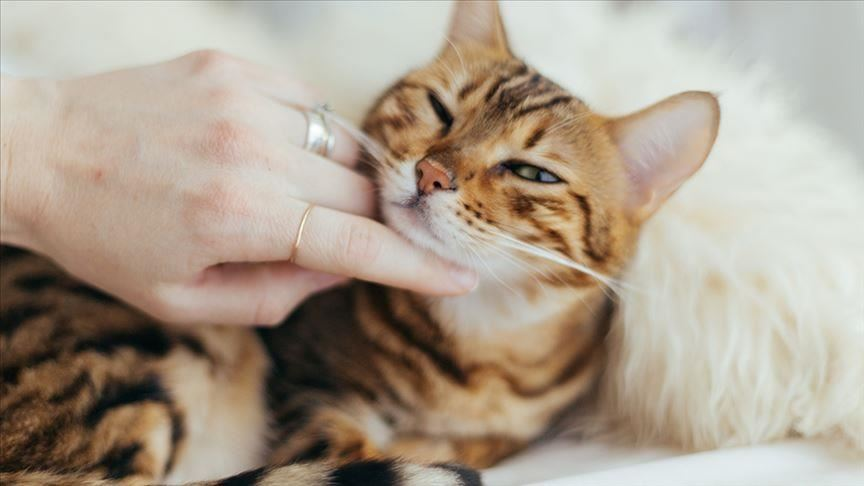
#> input picture testdata/cat.jpg, 864 x 486 px
$ jupyter execute 'Day13_文字查色碼顯示色碼_text_get_show_RGBColorCode.ipynb'
#> lines starting #> are read from the running program, lines starting #| are printed output that depends on the picture
#> further down, origin_img is the input picture: shape (486, 864, 3); mean B, G, R 142.7, 158.4, 171.5
[cell 1]
import cv2
import numpy as np
import matplotlib.pyplot as plt
import glob
from IPython.display import clear_output

[cell 2]
def show_img(img):
#     plt.figure(figsize=(15,15))
    image_rgb = cv2.cvtColor(img, cv2.COLOR_BGR2RGB)
    plt.imshow(image_rgb)
#> (this line was passed over: IPython is not available in this run)
    plt.show()

[cell 3]
def show_RGBColorCode_fromHEX(hex='000000'):
    try:
        r, g, b = int(hex[0:2], 16), int(hex[2:4], 16), int(hex[4:6], 16)
        img = np.array([[[b, g, r]]], dtype=np.uint8)
        show_img(img)
    except:
        print("HEX Color Code Error !")

[cell 4]
def show_RGBColorCode(r=0 ,g=0, b=0):
    img = np.array([[[b, g, r]]], dtype=np.uint8)
    show_img(img)

[cell 5]
def get_RGBColorCode(img, x=0 ,y=0):
    # method 1
    (B, G, R) = cv2.split(img) # 3 channel
    b, g, r  = B[y ,x], G[y ,x], R[y ,x]
    print("RGB = ({}, {}, {})".format(r, g, b))

    # method 2
    b, g, r  = img[y, x]
    print("RGB = ({}, {}, {})".format(r, g, b))

    # 轉成我們常見的 Hex 色碼
    rgb_hex = hex(r)[-2:] + hex(g)[-2:] + hex(b)[-2:]
    print("RGB Hex = #{}".format(rgb_hex))

    return r, g, b

[cell 6]
def write_text(img):
    text = "FONT_HERSHEY_SIMPLEX"
    position = (10, 40)
    font = cv2.FONT_HERSHEY_SIMPLEX
    size = 1
    color = (0, 255, 255)
    thickness = 1
    lineType =  cv2.LINE_AA
    cv2.putText(img, text, position, font, size, color, thickness, lineType)

    cv2.putText(img, "FONT_HERSHEY_PLAIN", (10, 80), cv2.FONT_HERSHEY_PLAIN,
        1, (0, 255, 255), 1, cv2.LINE_AA)

    cv2.putText(img, "FONT_HERSHEY_DUPLEX", (10, 120), cv2.FONT_HERSHEY_DUPLEX,
        1, (0, 255, 255), 1, cv2.LINE_AA)

    cv2.putText(img, "FONT_HERSHEY_COMPLEX", (10, 160), cv2.FONT_HERSHEY_COMPLEX,
        1, (0, 255, 255), 1, cv2.LINE_AA)

    cv2.putText(img, "FONT_HERSHEY_TRIPLEX", (10, 200), cv2.FONT_HERSHEY_TRIPLEX,
        1, (0, 255, 255), 1, cv2.LINE_AA)

    cv2.putText(img, "FONT_HERSHEY_COMPLEX_SMALL", (10, 240), cv2.FONT_HERSHEY_COMPLEX_SMALL,
        1, (0, 255, 255), 1, cv2.LINE_AA)

    cv2.putText(img, "FONT_HERSHEY_SCRIPT_SIMPLEX", (10, 280), cv2.FONT_HERSHEY_SCRIPT_SIMPLEX,
        1, (0, 255, 255), 1, cv2.LINE_AA)

    cv2.putText(img, "FONT_HERSHEY_SCRIPT_COMPLEX", (10, 320), cv2.FONT_HERSHEY_SCRIPT_COMPLEX,
        1, (0, 255, 255), 1, cv2.LINE_AA)
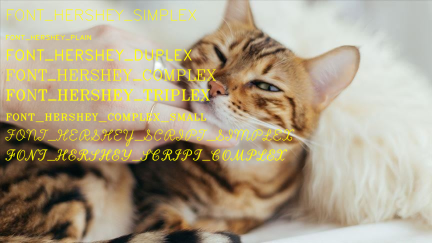
#> img: shape (486, 864, 3) (shown at 1/2 size); mean B, G, R 137.3, 161.9, 174.4


    return img

[cell 7]
def img_processing(img):
    # do something here
    print("write text:")
    img = write_text(img)
    show_img(img)

    print("get RGBColorCode:")
    r, g, b = get_RGBColorCode(img, x=500 ,y=400)
#> in get_RGBColorCode, `(B, G, R) = cv2.split(img)`:
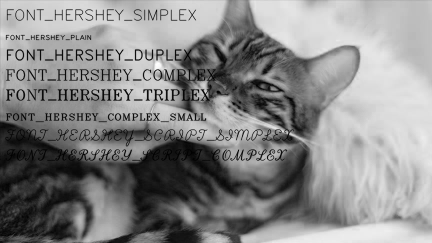
#> B: shape (486, 864) (shown at 1/2 size); min 0, max 255, mean 137.3
#> in get_RGBColorCode, `(B, G, R) = cv2.split(img)`:
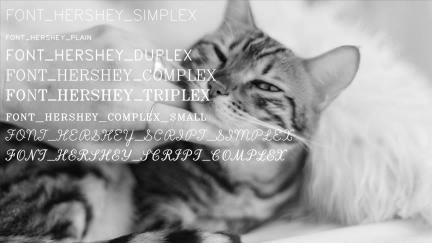
#> G: shape (486, 864) (shown at 1/2 size); min 0, max 255, mean 161.9
#> in get_RGBColorCode, `(B, G, R) = cv2.split(img)`:
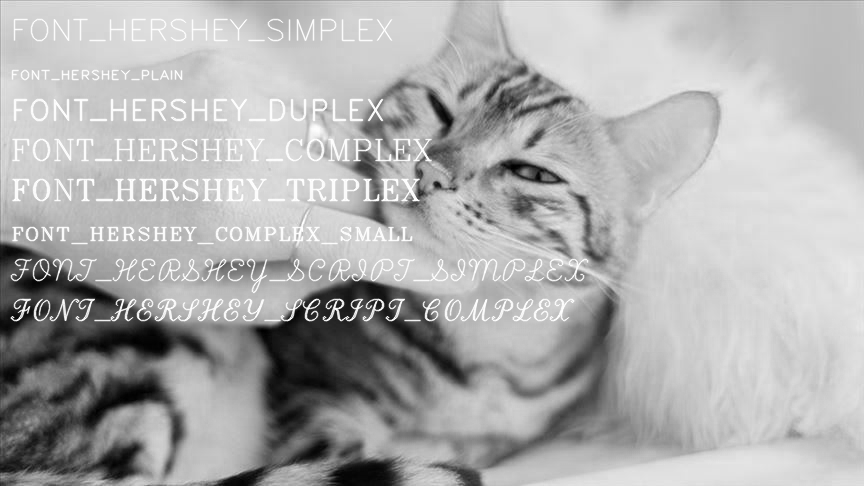
#> R: shape (486, 864); min 0, max 255, mean 174.4
#> in get_RGBColorCode, `b, g, r  = B[y ,x], G[y ,x], R[y ,x]`: b = 125; g = 163; r = 193
#| RGB = (193, 163, 125)
#| RGB = (193, 163, 125)
#> in get_RGBColorCode, `rgb_hex = hex(r)[-2:] + hex(g)[-2:] + hex(b)[-2:]`: rgb_hex = 'c1a37d'
#| RGB Hex = #c1a37d
#> r = 193; g = 163; b = 125

    print("show RGBColorCode:")
    show_RGBColorCode(r=r, g=g, b=b)
#> in show_RGBColorCode, `img = np.array([[[b, g, r]]], dtype=np.uint8)`: img = [[125, 163, 193]]

    print("show RGBColorCode_fromHEX:")
    show_RGBColorCode_fromHEX('c1a37d')

[cell 8]
file_name = "./testdata/cat.jpg"
origin_img = cv2.imread(file_name)
print("origin picture:")
show_img(origin_img)

img_processing(origin_img)

$ run again, with testdata/backkiller.jpg copied over testdata/cat.jpg
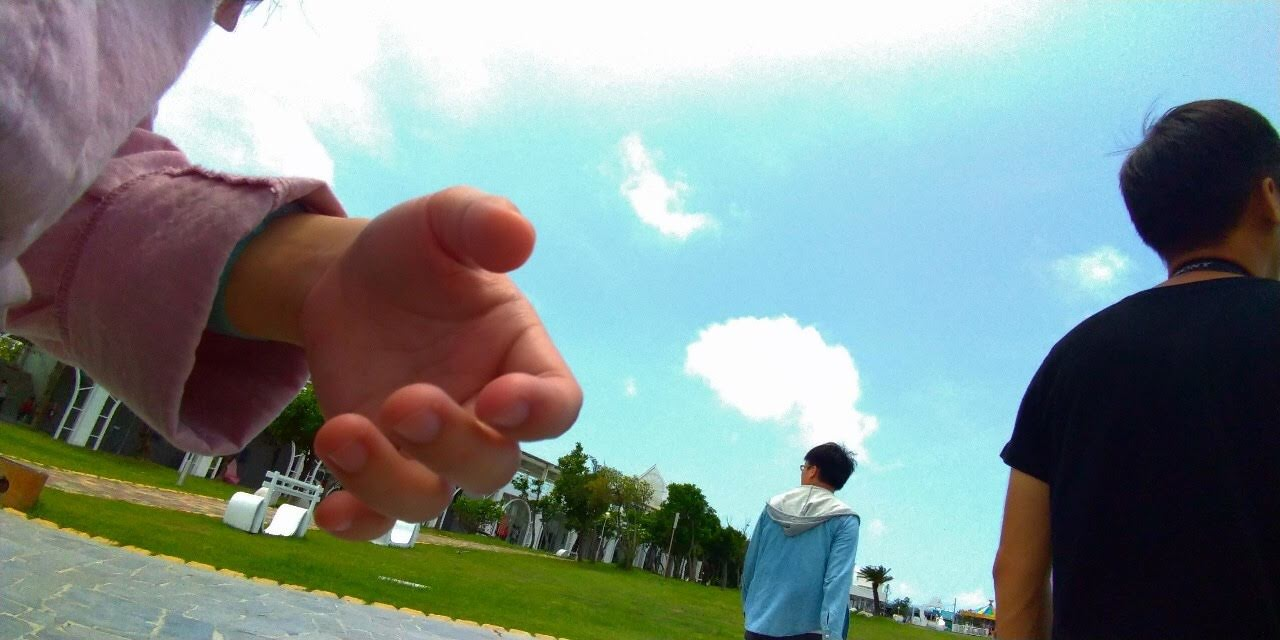
#> input picture testdata/backkiller.jpg, 1280 x 640 px
#> origin_img is the input picture: shape (640, 1280, 3); mean B, G, R 140.4, 143.1, 127.8
#> in get_RGBColorCode, `(B, G, R) = cv2.split(img)`:
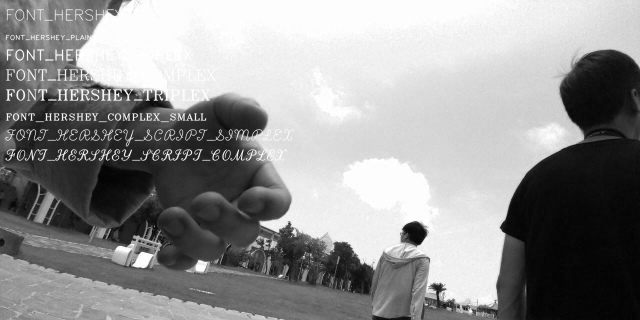
#> G: shape (640, 1280) (shown at 1/2 size); min 0, max 255, mean 145.7
#> in get_RGBColorCode, `(B, G, R) = cv2.split(img)`:
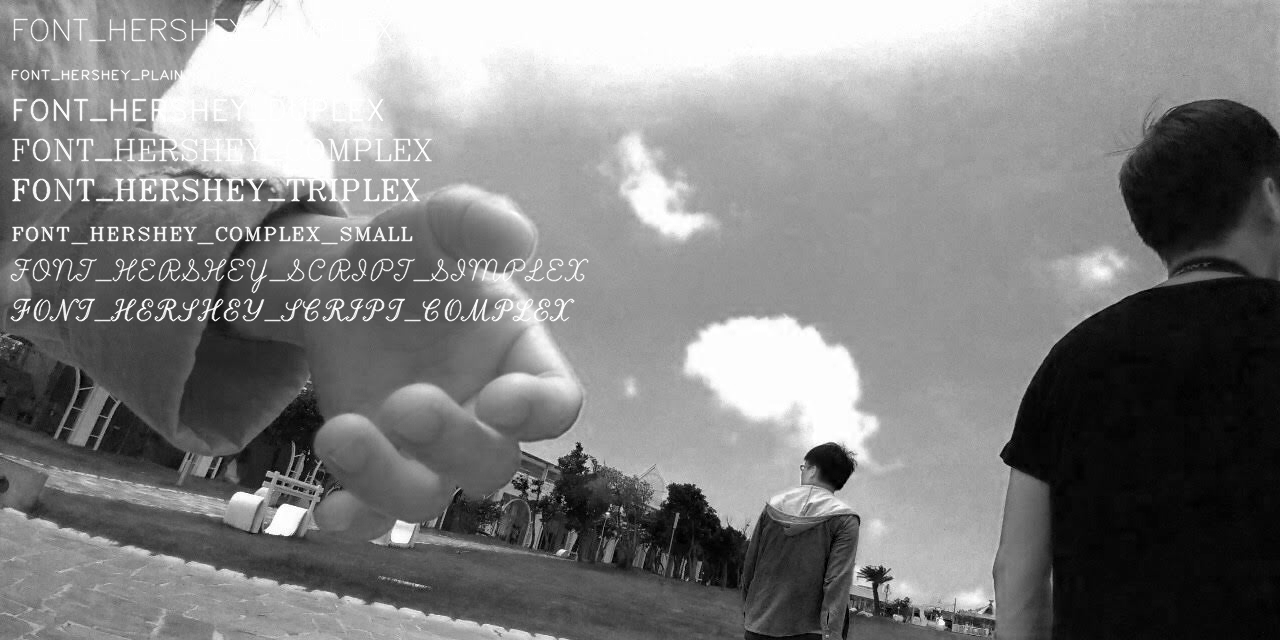
#> R: shape (640, 1280); min 0, max 255, mean 130
#> in get_RGBColorCode, `b, g, r  = B[y ,x], G[y ,x], R[y ,x]`: b = 44; g = 52; r = 141
#| RGB = (141, 52, 44)
#| RGB = (141, 52, 44)
#> rgb_hex = '8d342c'
#| RGB Hex = #8d342c
#> in img_processing, `r, g, b = get_RGBColorCode(img, x=500 ,y=400)`: r = 141; g = 52; b = 44
#> in show_RGBColorCode, `img = np.array([[[b, g, r]]], dtype=np.uint8)`: img = [[44, 52, 141]]

$ run again, with testdata/beach.jpg copied over testdata/cat.jpg
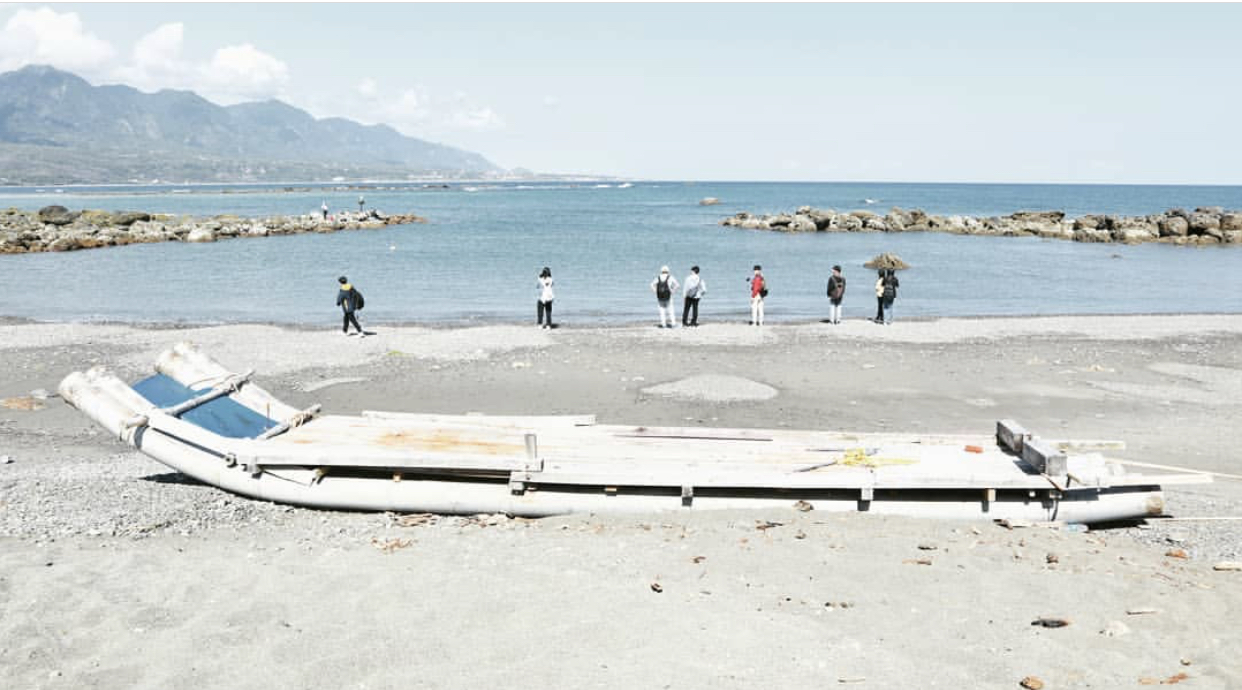
#> input picture testdata/beach.jpg, 1242 x 690 px
#> origin_img is the input picture: shape (690, 1242, 3); mean B, G, R 210.1, 209.7, 202.7
#> in get_RGBColorCode, `(B, G, R) = cv2.split(img)`:
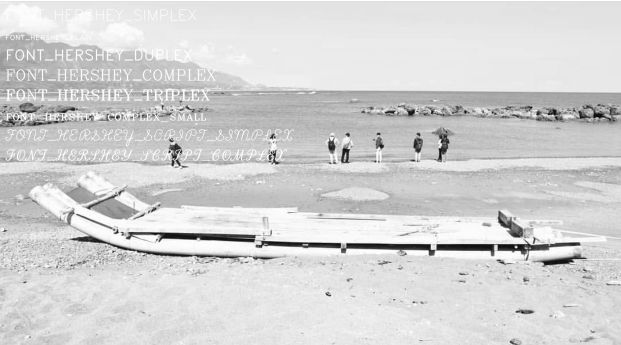
#> G: shape (690, 1242) (shown at 1/2 size); min 0, max 255, mean 210.8
#> in get_RGBColorCode, `(B, G, R) = cv2.split(img)`:
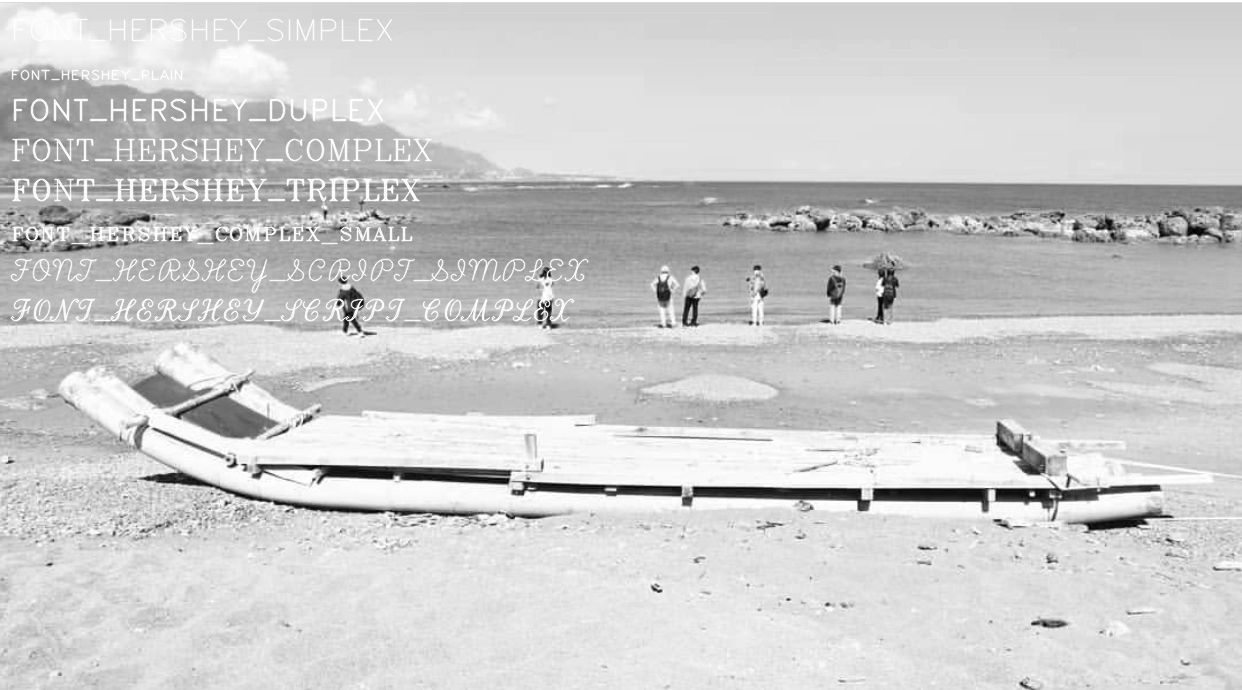
#> R: shape (690, 1242); min 0, max 255, mean 204.1
#> in get_RGBColorCode, `b, g, r  = B[y ,x], G[y ,x], R[y ,x]`: b = 184; g = 188; r = 189
#| RGB = (189, 188, 184)
#| RGB = (189, 188, 184)
#> rgb_hex = 'bdbcb8'
#| RGB Hex = #bdbcb8
#> in img_processing, `r, g, b = get_RGBColorCode(img, x=500 ,y=400)`: r = 189; g = 188; b = 184
#> in show_RGBColorCode, `img = np.array([[[b, g, r]]], dtype=np.uint8)`: img = [[184, 188, 189]]
